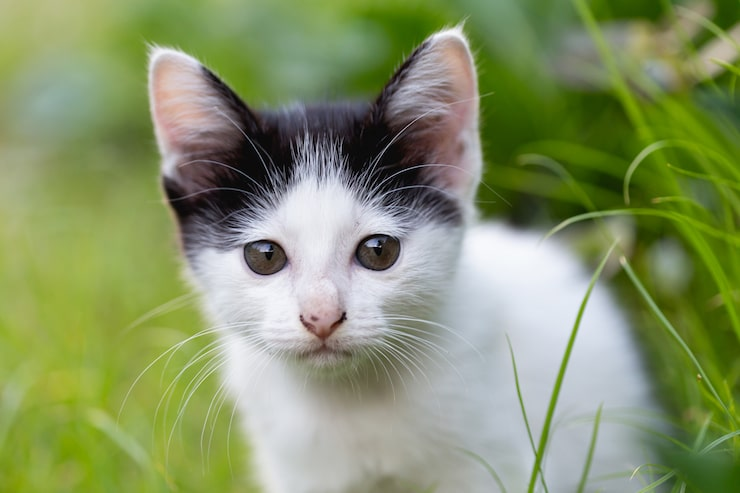
#> input picture cat.jpg, 740 x 493 px
$ jupyter execute 10.ipynb
#> lines starting #> are read from the running program, lines starting #| are printed output that depends on the picture
## 10. Write a python program to generate image histograms and perform histogram equalization.

[cell 1]
import cv2
import numpy as np
import matplotlib.pyplot as plt
img = cv2.imread('../cat.jpg',cv2.IMREAD_GRAYSCALE)
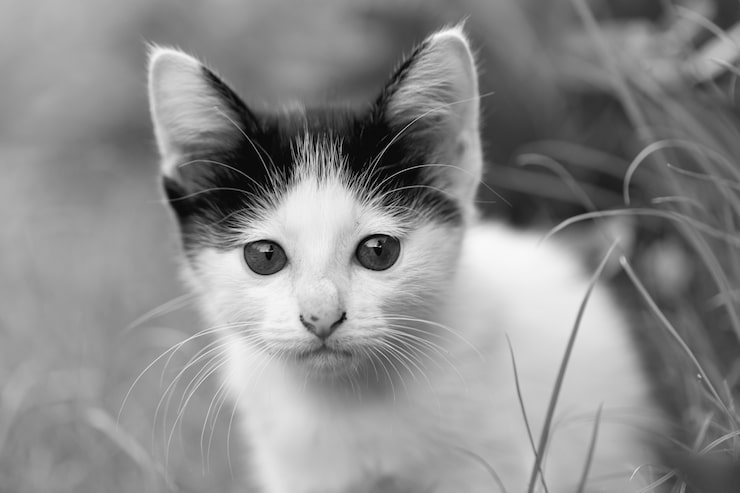
#> img: shape (493, 740); min 0, max 251, mean 138.8

**Purpose:** Gets the image height and width.

[cell 2]
height , width = img.shape
#> height = 493; width = 740

**Purpose:** Counts the frequency of each grayscale intensity.

[cell 3]
hist = [0] * 256

for i in range(height):
    for j in range(width):
        pixel = img[i][j]
        hist[pixel] += 1
#> after the loop, hist = 256 values, max 4244 at index 152, min 0 at index 250, mean 1425.1

**Purpose:** Builds the cumulative distribution from the histogram.

[cell 4]
cdf = [0] * 256
cdf[0] = hist[0]

for i in range(1,256):
    cdf[i] = cdf[i-1] + hist[i]
#> after the loop, cdf = 256 values from 366 to 364820

**Purpose:** Introduces the histogram equalization section.

## Equalized image

**Purpose:** Maps each pixel through the cumulative distribution to equalize the image.

[cell 5]
equalized = np.zeros_like(img)
total_pixel = height* width
#> total_pixel = 364820
for i in range(height):
    for j in range(width):
        pixel = img[i][j]
        equalized[i][j] = int((cdf[pixel]/total_pixel)*255)
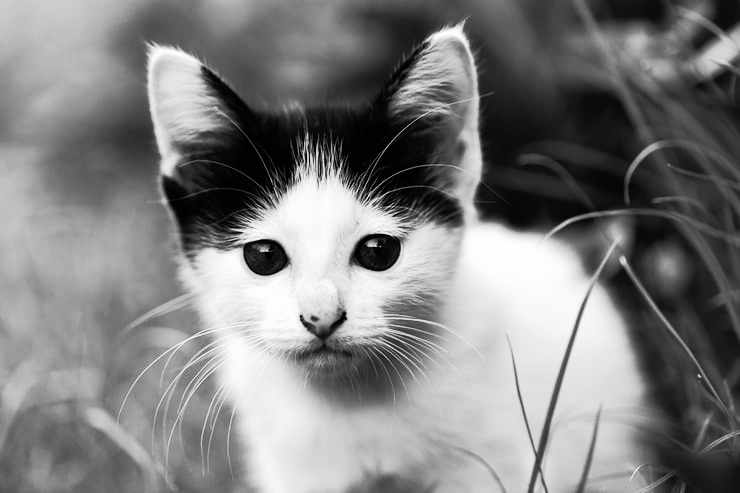
#> equalized: shape (493, 740); min 0, max 255, mean 127.8

**Purpose:** Counts the intensity frequencies in the equalized image.

[cell 6]
eq_hist = [0] * 256

for i in range(height):
    for j in range(width):
        pixel = equalized[i][j]
        eq_hist[pixel] += 1
#> after the loop, eq_hist = 256 values, max 4244 at index 150, min 0 at index 40, mean 1425.1

**Purpose:** Displays the original and equalized images with their histograms.

[cell 7]
plt.figure(figsize=(12, 8))
plt .subplot(2, 2, 1)
plt.subplot(2,2,1)
plt.imshow(img, cmap='gray')
plt.title('Original Image')
plt.axis('off')

plt.subplot(2, 2, 2)
plt.bar(range(256),hist)
plt.title('Histogram of Original Image')
plt.xlabel('Pixel Value')
plt.ylabel('Frequency')

plt.subplot(2, 2, 3)
plt.imshow(equalized, cmap='gray')
plt.title('Equalized Image')
plt.axis('off')

plt.subplot(2, 2, 4)
plt.bar(range(256),eq_hist )
plt.title('Histogram of Equalized Image')
plt.xlabel('Pixel Value')
plt.ylabel('Frequency')

plt.tight_layout()
plt.show()
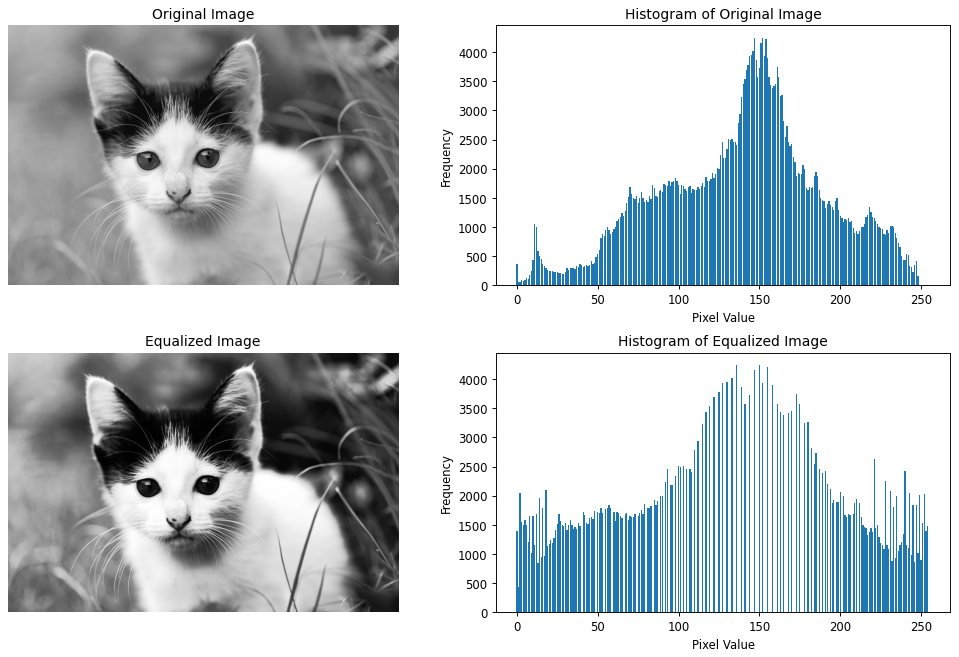
#> figure drawn by matplotlib, 4 panels; panel 2: tallest bar 4244 high, from x = 151.6 to 152.4; panel 4: tallest bar 4244 high, from x = 149.6 to 150.4

$ run again, with dog.jpg copied over cat.jpg
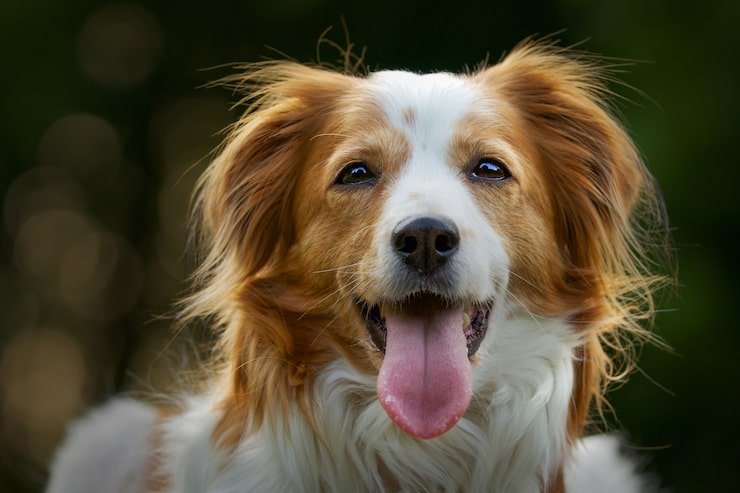
#> input picture dog.jpg, 740 x 493 px
#> after the loop `for i in range(height):`: hist = 256 values, max 7837 at index 14, min 0 at index 254, mean 1425.1
#> after the loop `for i in range(1,256):`: cdf = 256 values from 100 to 364820
#> after the loop `for i in range(height):`:
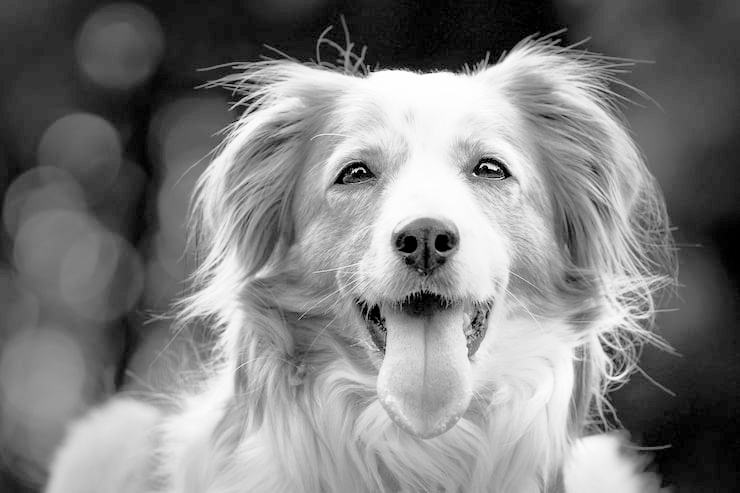
#> equalized: shape (493, 740); min 0, max 255, mean 128
#> after the loop `for i in range(height):`: eq_hist = 256 values, max 7837 at index 23, min 0 at index 2, mean 1425.1
#> `plt.show()`:
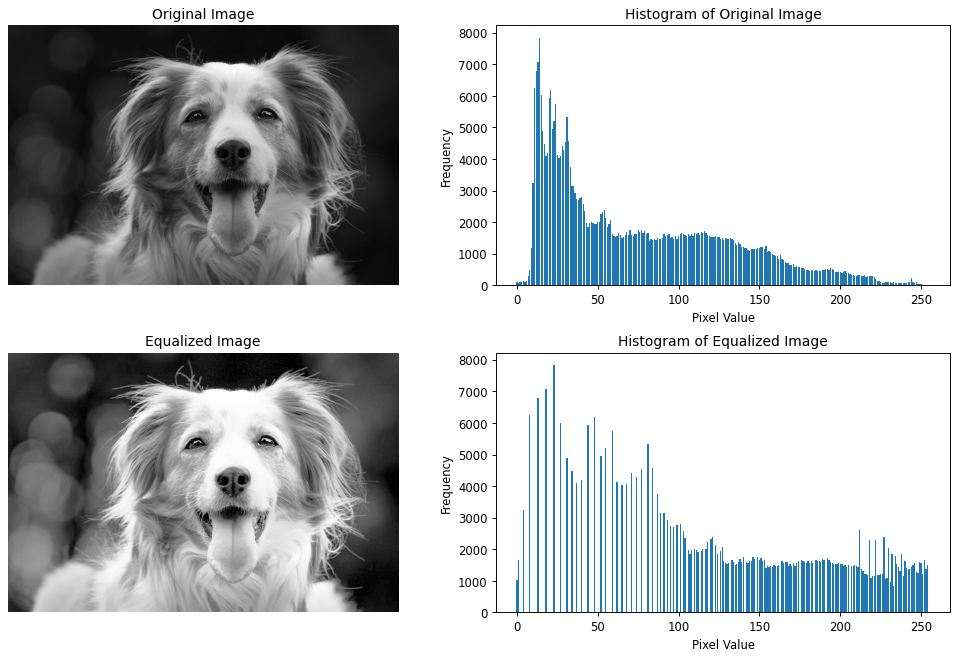
#> figure drawn by matplotlib, 4 panels; panel 2: tallest bar 7837 high, from x = 13.6 to 14.4; panel 4: tallest bar 7837 high, from x = 22.6 to 23.4
